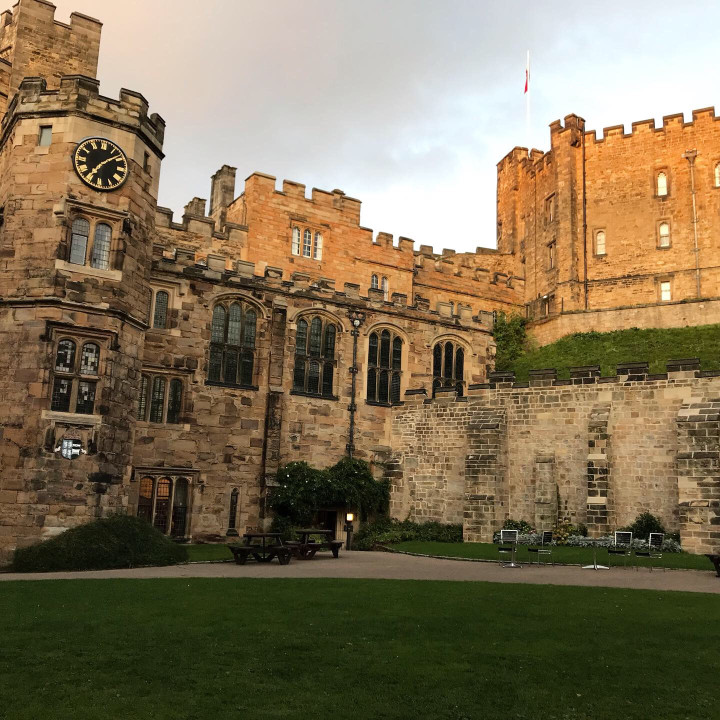
%> input picture Principal Component Analysis/Image Compression/Durham_Castle.jpg, 1440 x 1440 px (shown at 1/2 size)
$ octave SVD_For_Image_Compression.m   (GNU Octave 9; MATLAB toolbox functions it lacks are replaced by stand-ins)
%> lines starting %> are read from the running program, lines starting %| are printed output that depends on the picture


clear all;
close all;

%read image
A = imread('Durham_Castle.jpg');
%> A is the input picture: size 1440x1440x3 uint8; mean R, G, B 128.4, 113.4, 86.1
%A = imread('Lily.jpeg');

%convertt to gray
X = double(rgb2gray(A));
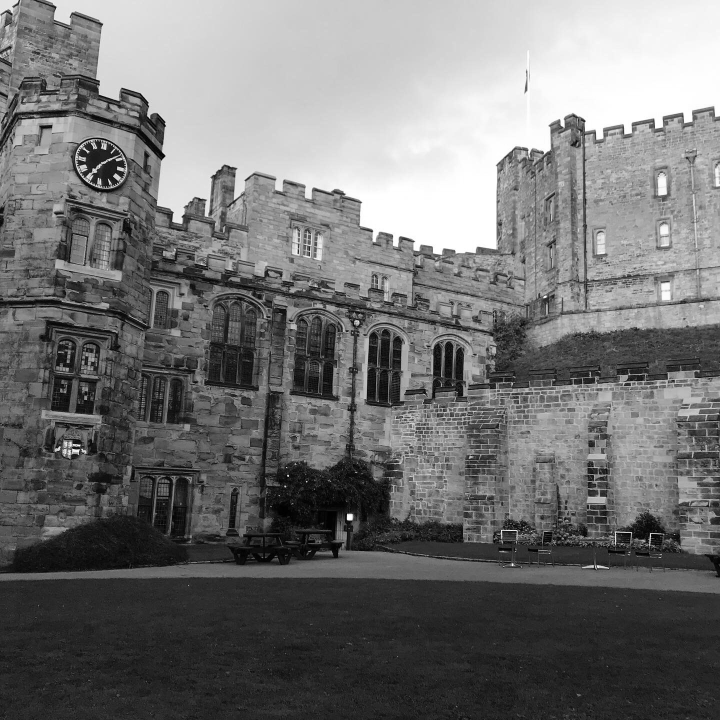
%> X: size 1440x1440 double (shown at 1/2 size); min 0, max 255, mean 114.8
%define image dimensions
nx = size(A,1);
%> nx = 1440
ny = size(A,2);
%> ny = 1440

%show original image
figure;
subplot(2,2,1)
imagesc(X)
axis off
axis square
colormap gray
title('Original')

%Apply SVD
[U,S,V] = svd(X);

%truncate SVD components: compress image
plotind = 2;
for r = [5 20 100] %truncation value
    Xapprox = U(:,1:r)*S(1:r,1:r)*V(:,1:r)'; %approximated image
    %show the approximated image
    subplot(2,2,plotind)
    plotind = plotind + 1;
    imagesc(Xapprox)
    axis off
    axis square
    title(['r= ',num2str(r)]);
end
%> after the loop, plotind = 5
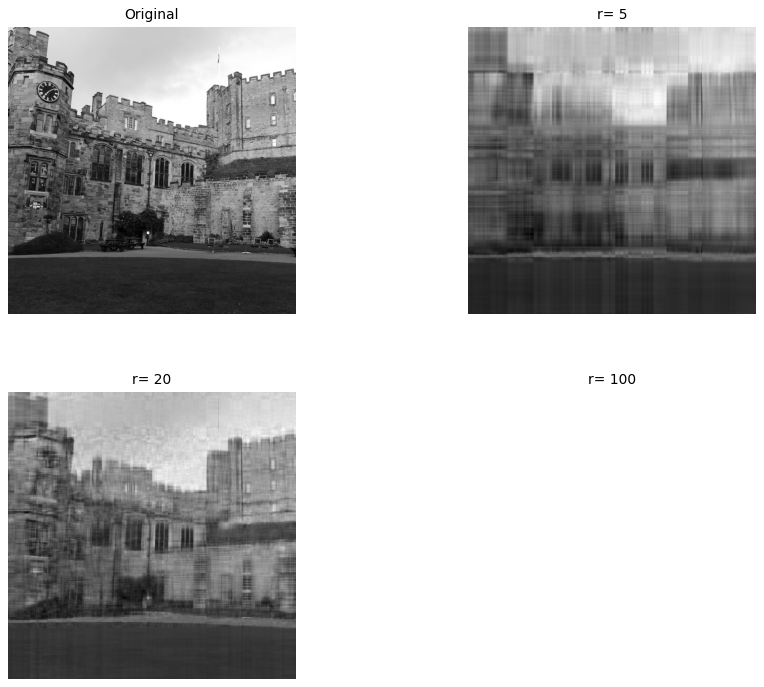
%> figure redrawn from the program's plot data, 4 panels

%to show eigenvalues entire spectrum
figure
subplot(1,2,1)
semilogy(diag(S),'k','LineWidth',2)
xlabel('Number of Eigenvalues, r')
ylabel('Magnitude of Eigenvalues')
grid on
axis square
xlim([-50 1550])
set(gca,'TickLabelInterpreter','latex')
set(gca,'FontSize',16)
%Cumulative Energy
subplot(1,2,2)
plot(cumsum(diag(S))/sum(diag(S)),'k','LineWidth',2)
xlabel('Number of Eigenvalues, r')
ylabel('Cumulative Energy')
grid on
axis square
xlim([-50 1550])
ylim([0 1.1])
set(gca,'TickLabelInterpreter','latex')
set(gca,'FontSize',16)
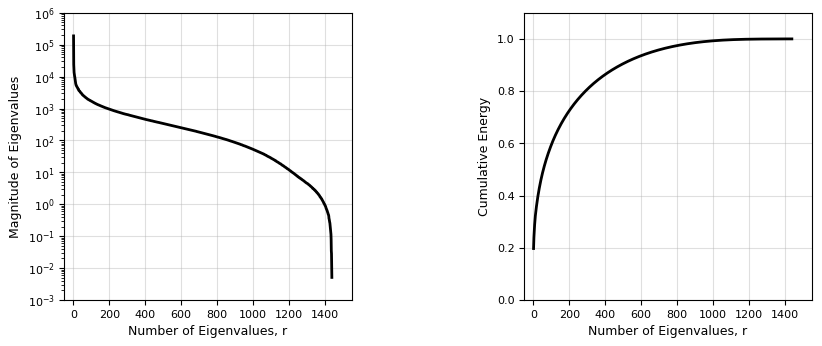
%> figure redrawn from the program's plot data, 2 panels; panel 1: curve peaks at x = 1, y = 188906.7; panel 2: curve peaks at x = 1440, y = 1
% the first column in U and V accounts for 28% of the total imformation in
% the dog.
%------------------------------------
